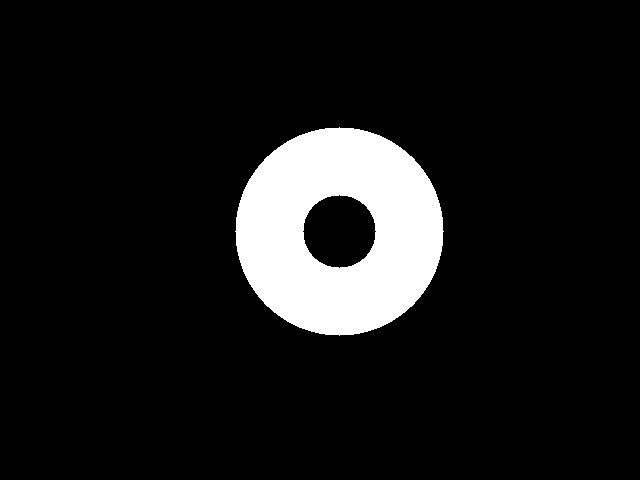
#> input picture CASIA-IrisV4-Lamp-100-mask/001/L/S2001L03.jpg, 640 x 480 px, given as the content of the folder CASIA-Iris-Lamp-100, which was not available
$ python iris-lamp-mask.py   (Python 2 division)
#> lines starting #> are read from the running program, lines starting #| are printed output that depends on the picture; after the words box and inside, x2 and y2 are one past the last pixel; in counts of white or black regions, pixels touching at a corner belong together; pictures that were not available may be replaced by others from this repository, and a replacement may not be noted
#!/usr/bin/python

import cv2, os
import cv2.cv as cv
import cv as cv1
import numpy as np
from PIL import Image
import math
import pywt
import matplotlib.pyplot as plt
np.set_printoptions(threshold=np.nan)


def get_iris_radius (img, circles):
	circles = np.uint8(np.around(circles))


	circles[0,0,2] += 30
	circle_img1 = np.zeros(img.shape, dtype = 'uint8')
	for i in circles[0,:]:
		cv2.circle(circle_img1,(i[0],i[1]),i[2],255,1)	# draw the outer circle

	rect_img = np.zeros(img.shape, dtype = 'uint8')
	cv2.rectangle(rect_img, (0, int(circles[0,0,1] + circles[0,0,2]*0.7)), (1000, int(circles[0,0,1] - circles[0,0,2]*0.7)), 255, -1)

	circle_img2 = cv2.bitwise_and(circle_img1, rect_img)
	circle_img3 = cv2.bitwise_and(circle_img2, img)

	circle_points = np.extract (circle_img3, img)
	mean_circle_prev = np.mean (circle_points)

	#print '\n\n'
	for x in xrange(1,40):
		circles[0,0,2] += 1
		circle_img1 = np.zeros(img.shape, dtype='uint8')
		for i in circles[0,:]:
			cv2.circle(circle_img1,(i[0],i[1]),i[2],255,1)	# draw the outer circle

		rect_img = np.zeros(img.shape, dtype = 'uint8')
		cv2.rectangle(rect_img, (0, int(circles[0,0,1] + circles[0,0,2]*0.7)), (1000, int(circles[0,0,1] - circles[0,0,2]*0.7)), 255, -1)

		circle_img2 = cv2.bitwise_and(circle_img1, rect_img)
		circle_img3 = cv2.bitwise_and(circle_img2, img)

		circle_points = np.extract (circle_img3, img)
		mean_circle = np.mean (circle_points)

		diff = mean_circle - mean_circle_prev
		if (diff > 6):
			#print diff
			return circles[0,0,2]

		mean_circle_prev = mean_circle

	return circles[0,0,2]


def theta_transform (theta, M):
    return ((2*math.pi*theta) / (M-1))

def rho_transform(rho, rho_max, rho_min, R):
    return ((rho * (rho_max - rho_min) / (R-1) ) + rho_min)

def bilinear_interpolation(img, x, y):
    #print img[int(y),int(x)]
    x1 = int(math.floor(x))
    x2 = int(math.ceil(x))
    y1 = int(math.floor(y))
    y2 = int(math.ceil(y))

    if y1 >= 480:
    	y1 = 479
    if y2 >= 480:
    	y2 = 479
    if x1 >= 640:
    	x1 = 639
    if x2 >= 640:
    	x2 = 639
    if x >= 640:
    	x = 639
    if y >= 480:
    	y = 479

    if x1 == x2:
        f_xy1 = img[y1,int(x)]
        f_xy2 = img[y2,int(x)]
    else:
        f_xy1 = (x2 - x)/(x2 - x1) * img[y1,x1] + (x - x1)/(x2 - x1) * img[y1,x2]
        f_xy2 = (x2 - x)/(x2 - x1) * img[y2,x1] + (x - x1)/(x2 - x1) * img[y2,x2]

    if y1 == y2:
        return f_xy1
    else:
        f_xy = (y2 - y)/(y2 - y1) * f_xy1 + (y - y1)/(y2 - y1) * f_xy2

    return f_xy


def normalize_img (img, pupil_radius, iris_radius, x_center, y_center):
	normalized = np.zeros((300,70), dtype='uint8')
	for i in xrange(0,300):
	    for j in xrange(0,70):
	        new_theta = theta_transform (theta=i, M=300)
	        new_rho = rho_transform (rho=j, rho_min=pupil_radius, rho_max=iris_radius, R=70)

	        x = new_rho * math.cos(new_theta) + x_center
	        y = new_rho * math.sin(new_theta) + y_center

	        normalized[i,j] = int(round(bilinear_interpolation (img, y, x)))

	normalized = np.rot90(normalized, 1)
	return normalized


class Subject:
	def __init__(self, path):
		self.path = path
		self.img_list = []


	def read_images(self):
		#reading subject's left eye
		self.L_paths = [os.path.join(self.path + '/L', f) for f in os.listdir(self.path + '/L')]
		self.L_paths.sort()

		#reading subject's right eye
		self.R_paths = [os.path.join(self.path + '/R', f) for f in os.listdir(self.path + '/R')]
		self.R_paths.sort()


	def remove_spots(self, original_image, path):
		mask_path = './CASIA-IrisV4-Lamp-100-mask/' + path[20:]
		mask_image = cv2.imread(mask_path, 0)
		if mask_image is not None:
			th, mask_image = cv2.threshold(mask_image, 100, 255, cv2.THRESH_BINARY)

			mask = np.zeros((482, 642), np.uint8)
			cv2.floodFill(mask_image, mask, (0,0), 255);

			preprocessed = cv2.bitwise_and(mask_image, original_image)

			th, binarized = cv2.threshold(preprocessed, 50, 255, cv2.THRESH_BINARY)
			return binarized
		else:
			blurred_image = cv2.medianBlur(original_image, 5) #####

			th, im_th = cv2.threshold(blurred_image, 40, 255, cv2.THRESH_BINARY_INV)

			kernel = np.ones((3,1),np.uint8)
			erosion1 = cv2.erode(im_th, kernel, iterations = 1)

			kernel = np.ones((1,3),np.uint8)
			erosion2 = cv2.erode(erosion1, kernel, iterations = 1)

			mask = np.zeros((482, 642), np.uint8)
			im_floodfill = erosion2.copy()
			cv2.floodFill(im_floodfill, mask, (300,200), 255);

			im_floodfill_inv = cv2.bitwise_not(im_floodfill)

			pupil_mask = erosion2 | im_floodfill_inv
			pupil_mask = cv2.bitwise_not(pupil_mask)

			preprocessed = cv2.bitwise_and(pupil_mask, original_image)

			th, binarized = cv2.threshold(preprocessed, 45, 255, cv2.THRESH_BINARY)

			'''
			cv2.imshow('norm', original_image)
			cv2.waitKey(0)

			cv2.imshow('norm', im_th)
			cv2.waitKey(0)

			cv2.imshow('norm', im_floodfill)
			cv2.waitKey(0)

			cv2.imshow('norm', binarized)
			cv2.waitKey(0)
			'''

			return binarized

	def get_iris_features(self):
		for path in [item for sublist in [self.L_paths,self.R_paths] for item in sublist]:

			#
			print 'computing features: ' + path
			#

			original_image = cv2.imread(path, 0)

			binarized = self.remove_spots(original_image, path)

			edges = cv2.Canny(binarized,100,200)
			#circles = cv2.HoughCircles(image=cv2.GaussianBlur(mask_image, (5,5), 0),method=cv.CV_HOUGH_GRADIENT,dp=2,minDist=220,param1=500,param2=50,minRadius=20,maxRadius=70)
			circles = cv2.HoughCircles(image=cv2.GaussianBlur(edges, (5,5), 0),method=cv.CV_HOUGH_GRADIENT,dp=2,minDist=220,param1=500,param2=50,minRadius=20,maxRadius=70)

			if circles is None:
				break

			pupil_radius = circles[0,0,2]
			equalized_img = cv2.equalizeHist(original_image)
			iris_radius = get_iris_radius (equalized_img, circles)

			normalized = normalize_img(original_image, pupil_radius, iris_radius, circles[0,0,1], circles[0,0,0])

			wav = pywt.wavedec2(normalized, 'haar', level=4)
			cA = wav[0]
			(cH, cV, cD) = wav[1]

			feature_template = (cH*3 + cV + cD)/5

			iris_code = (feature_template >= 0)  #binarizing image with threshold_value 0
			label = path[26:-4]

			self.img_list.append([label, iris_code.flatten()])


			#cv2.imshow('norm', normalized)
			#cv2.waitKey(10)


def hamming_distance(array1, array2):
	n = array1.shape[0]
	xor_op = np.logical_xor(array1, array2).sum()
	return xor_op / float(n)


path = "CASIA-Iris-Lamp-100"

subj_paths = [os.path.join(path, f) for f in os.listdir(path)]
subj_paths.sort()

subjects = []

for subj_path in subj_paths:
	new_subj = Subject(subj_path)
	subjects.append(new_subj)

for subject in subjects:
	subject.read_images()
	subject.get_iris_features()
#> in get_iris_features, original_image is the input picture: shape (480, 640); min 0, max 255, mean 24.8
#> in remove_spots, `th, mask_image = cv2.threshold(mask_image, 100, 255, cv2.THRESH_BINARY)`: mask_image: shape (480, 640); 9.7% white; 1 white region, box (x1, y1, x2, y2) and area: (235, 127, 444, 336) 29864
#> in remove_spots, `cv2.floodFill(mask_image, mask, (0,0), 255);`:
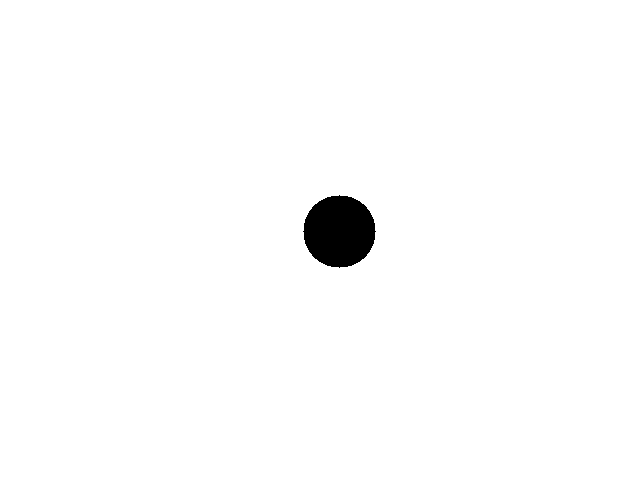
#> mask_image: shape (480, 640); 98.7% white; 1 black region, box (x1, y1, x2, y2) and area: (303, 195, 376, 268) 4085
#> in get_iris_features, `edges = cv2.Canny(binarized,100,200)`:
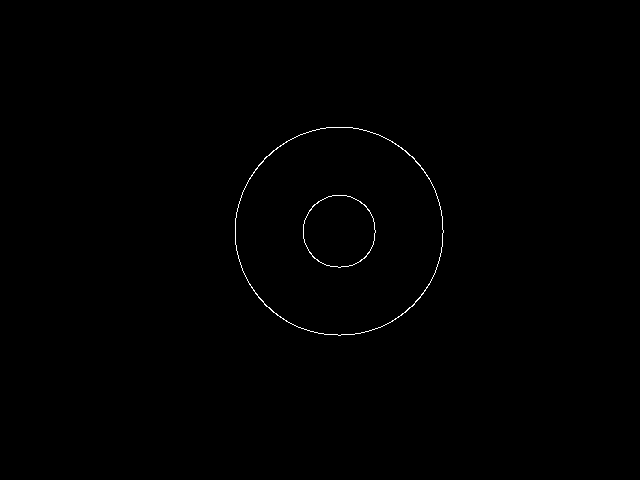
#> edges: shape (480, 640); 0.3% white in thin lines or dots, all inside (x1, y1, x2, y2) = (235, 127, 444, 336)
#> in get_iris_features, `circles = cv2.HoughCircles(image=cv2.GaussianBlur(edges, (5,5), 0),met..`: circles = [[339, 231, 34.6]]
#> in get_iris_features, `pupil_radius = circles[0,0,2]`: pupil_radius = 34.6
#> in get_iris_radius, `circles = np.uint8(np.around(circles))`: circles = [[83, 231, 35]]
#> the loop in get_iris_radius, `for i in circles[0,:]:` made 1 pass
#> i on pass 1: [83, 231, 65]
#> after the loop in get_iris_radius, `for i in circles[0,:]:`: circle_img1: shape (480, 640); 0.12% white in thin lines or dots, all inside (x1, y1, x2, y2) = (18, 166, 149, 297)
#> in get_iris_radius, `cv2.rectangle(rect_img, (0, int(circles[0,0,1] + circles[0,0,2]*0.7)),..`: rect_img: shape (480, 640); 19.2% white; 1 white region, box (x1, y1, x2, y2) and area: (0, 185, 640, 277) 58880
#> in get_iris_radius, `circle_img2 = cv2.bitwise_and(circle_img1, rect_img)`: circle_img2: shape (480, 640); 0.06% white in thin lines or dots, all inside (x1, y1, x2, y2) = (18, 185, 149, 277)
#> in get_iris_radius, `circle_img3 = cv2.bitwise_and(circle_img2, img)`: circle_img3: shape (480, 640); every value is 0
#> in get_iris_radius, `circle_points = np.extract (circle_img3, img)`: circle_points = empty array
#> in get_iris_radius, `mean_circle_prev = np.mean (circle_points)`: mean_circle_prev = nan
#> after the loop in get_iris_radius, `for x in xrange(1,40):`: circle_img1: shape (480, 640); 0.15% white in thin lines or dots, all inside (x1, y1, x2, y2) = (0, 127, 188, 336)
#> after the loop in get_iris_radius, `for x in xrange(1,40):`:
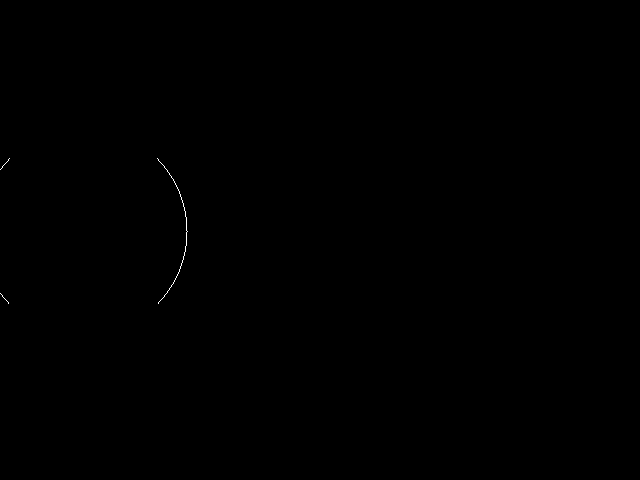
#> circle_img2: shape (480, 640); 0.06% white in thin lines or dots, all inside (x1, y1, x2, y2) = (0, 158, 188, 304)
#> after the loop in get_iris_radius, `for x in xrange(1,40):`:
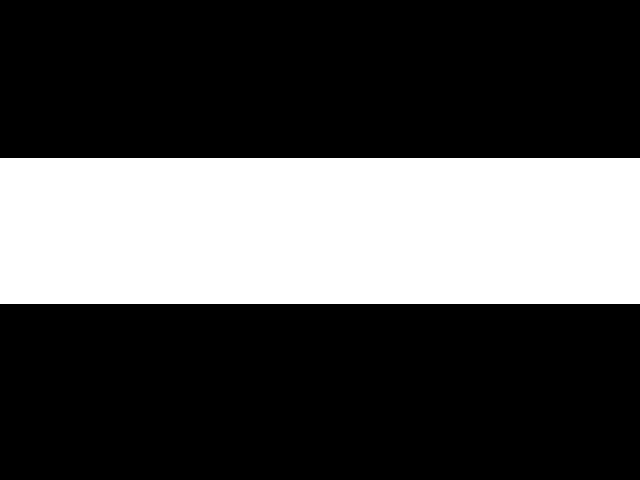
#> rect_img: shape (480, 640); 30.4% white; 1 white region, box (x1, y1, x2, y2) and area: (0, 158, 640, 304) 93440
#> after the loop in get_iris_radius, `for x in xrange(1,40):`: circles = [[83, 231, 104]]
#> in get_iris_features, `iris_radius = get_iris_radius (equalized_img, circles)`: iris_radius = 104
#> the loop in normalize_img, `for i in xrange(0,300):` made 300 passes
#> after the loop in normalize_img, `for i in xrange(0,300):`:
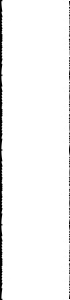
#> normalized: shape (300, 70); min 0, max 255, mean 245.8
#> in normalize_img, `normalized = np.rot90(normalized, 1)`:
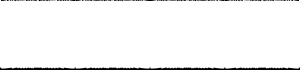
#> normalized: shape (70, 300); min 0, max 255, mean 245.8

print 'computing metrics...'

img_list_all = [img_list for subj in subjects for img_list in subj.img_list]

image_num = len(img_list_all)
distance_matrix = np.zeros((image_num, image_num), dtype=object)
values = np.zeros((image_num, image_num), dtype=float)

print 'getting distance_matrix'
for i in xrange(0,image_num):
	for j in xrange(0,image_num):
		a = img_list_all[i]
		b = img_list_all[j]
		distance_matrix[i,j] = [hamming_distance(a[1], b[1]), a[0][:-2] == b[0][:-2], a[0] + ',' + b[0]]
		values[i,j] = hamming_distance(a[1], b[1])

upper_indices = np.triu_indices(image_num)
distance_matrix = distance_matrix[upper_indices]
distance_matrix = np.sort(distance_matrix)

values = np.unique(values)
values = np.append(values, 1.0)


positives_total = float(0)
negatives_total = float(0)

print 'getting positives_total and negatives_total'
for dist in distance_matrix:
	if dist[1] == True:
		positives_total += 1
	else:
		negatives_total += 1


false_positives = []
false_negatives = []

print 'getting false_positives and false_negatives'
for threshold in values:
	fp = 0
	fn = 0

	for dist in distance_matrix:
		if dist[0] <= threshold and dist[1] == False:
			fp += 1
		elif dist[0] > threshold and dist[1] == True:
			fn += 1

	fp = fp / float(negatives_total)
	fn = fn / float(positives_total)
	false_positives.append(fp)
	false_negatives.append(fn)

false_positives = np.array(false_positives)
false_negatives = np.array(false_negatives)

differences = np.absolute(false_positives - false_negatives)
index_EER = np.argmin(differences)

print 'false_negatives:'
print false_negatives
print 'false_positives:'
print false_positives
print 'EER: {},{}'.format(false_positives[index_EER], false_negatives[index_EER])

plt.axis([-0.1, 1.1, -0.1, 1.1])
plt.plot(false_positives, false_negatives, linestyle='--')
plt.plot(false_positives[index_EER], false_negatives[index_EER], 'o', color='red')
plt.show()
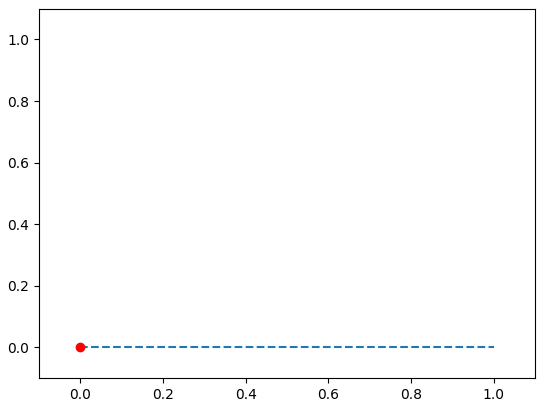
#> figure drawn by matplotlib, 1 panel
